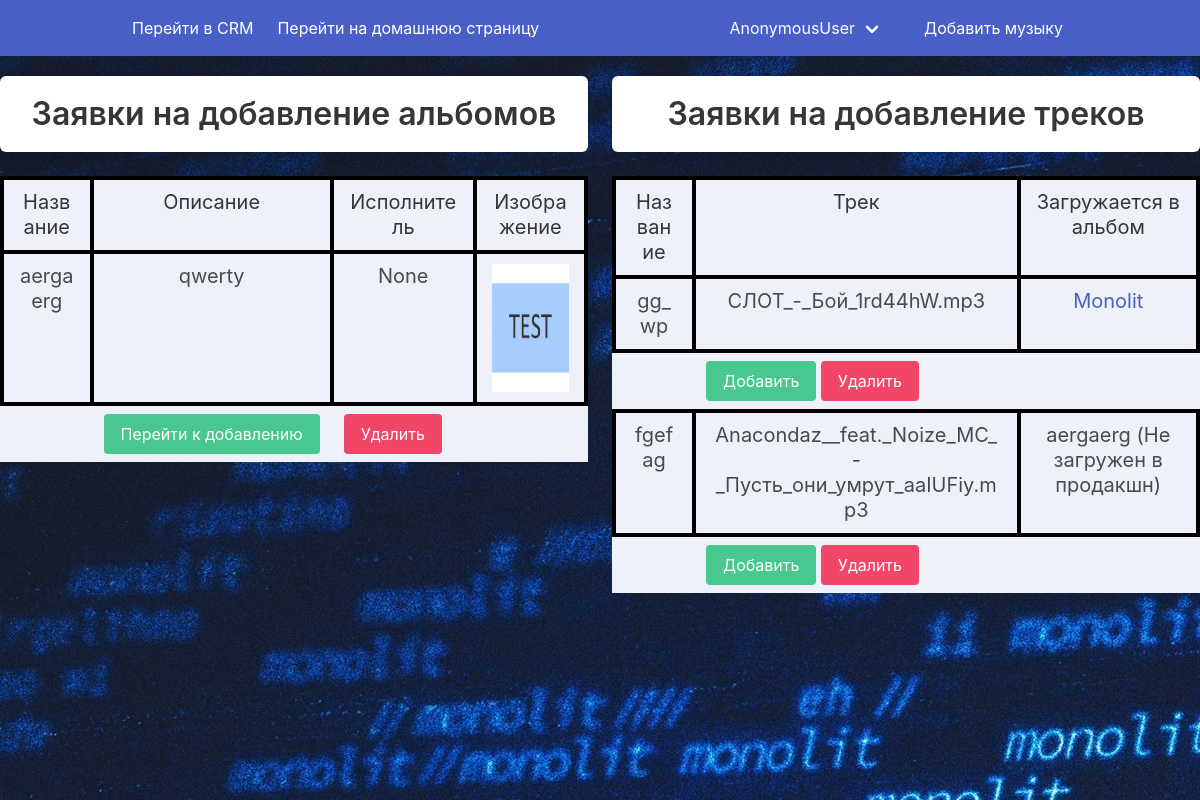
Before: /staff/admin/ with the older database file.
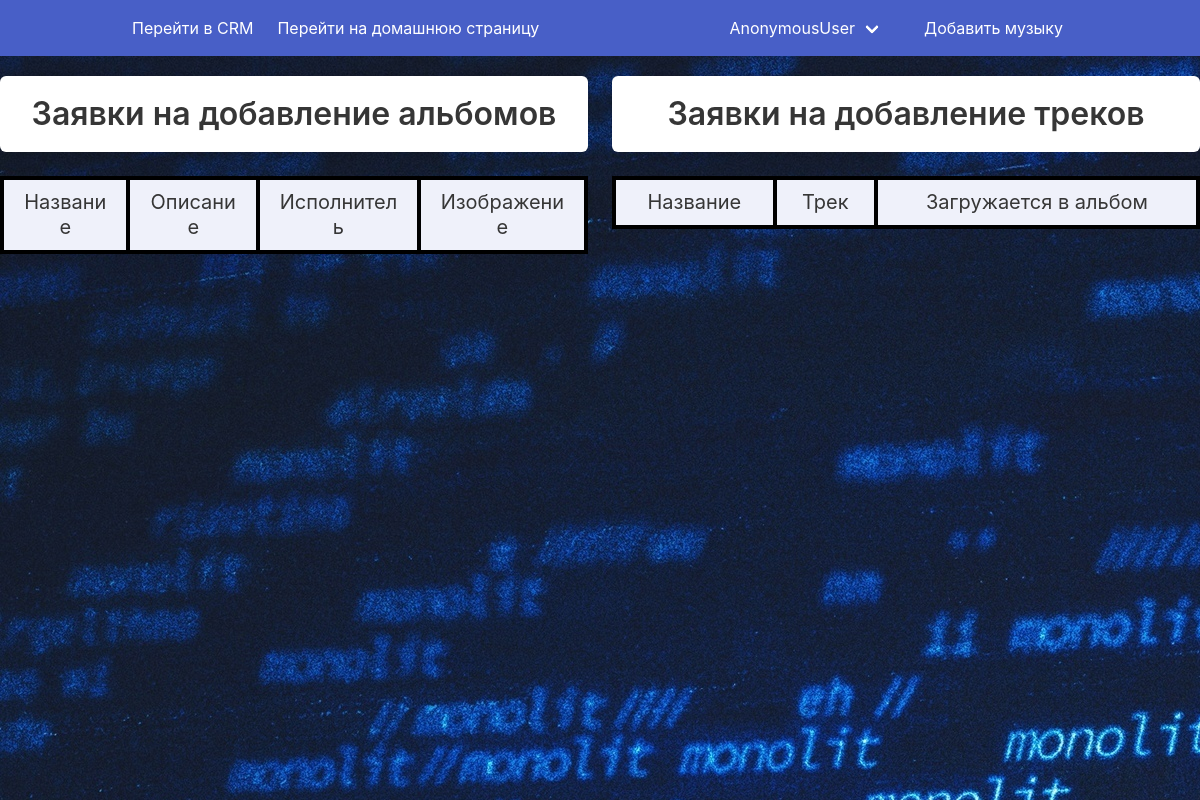
After: the same page with the newer database file.
### music_player/models.py (models this page shows, shortened)
class Album(models.Model):
    title = models.CharField(max_length=255)
    description = models.TextField()
    album_image = models.ImageField(default='ATL.jpeg')
    is_uploaded = models.BooleanField(default=False)
    album_singer = models.ForeignKey('music_player.Singer',related_name='album_singer', on_delete=models.CASCADE, null=True, blank=True)

class Uploaded_Song(models.Model):
    album = models.ForeignKey(Album, on_delete=models.CASCADE, related_name='uploaded_songs', null=True, blank=True)
    name = models.CharField(max_length=255)
    song = models.FileField()
    chosen = models.BooleanField(default=False)
    song_singer = models.ForeignKey('music_player.Singer', related_name='uploaded_song_singer' ,on_delete=models.CASCADE, null=True, blank=True)

### staff/views.py (the view)
# urls.py: path('admin/', admin.site.urls),
def admin(request):
    action = request.GET.get('action')
    pk = request.GET.get('pk')
    if action:
        actions(action, pk)
        return redirect('staff:admin')
    uploaded_albums = Album.objects.filter(is_uploaded=False)
    uploaded_tracks = Uploaded_Song.objects.all()
    return render(request, 'admin.html', {'uploaded_albums': uploaded_albums, 'uploaded_tracks': uploaded_tracks})

### staff/templates/admin.html
{% extends 'admin_layout.html' %}
{% block content %}
<div class="columns my-2">
    <div class="column">
        <div class="box has-text-centered">
            <div class="title" href="">Заявки на добавление альбомов</div>
        </div>
        <table class="table is-fullwidth has-background-link-light">
            <thead>
                <tr>
                    <th style="border: 4px solid black" class="subtitle has-text-centered">Название</th>
                    <th style="border: 4px solid black" class="subtitle has-text-centered">Описание</th>
                    <th style="border: 4px solid black" class="subtitle has-text-centered">Исполнитель</th>
                    <th style="border: 4px solid black" class="subtitle has-text-centered">Изображение</th>
                </tr>
            </thead>
            <tbody>
                {% for album in uploaded_albums %}
                <tr>
                    <td style="border: 4px solid black" class="subtitle has-text-centered">{{ album.title }}</td>
                    <td style="border: 4px solid black" class="subtitle has-text-centered">{{ album.description }}</td>
                    <td style="border: 4px solid black" class="subtitle has-text-centered">{{ album.album_singer }}</td>
                    <td style="border: 4px solid black" class="subtitle has-text-centered"><img
                            src="/media/{{ album.album_image }}" class="image is-128x128" style="margin: auto;"></td>
                </tr>
                <tr>
                    <td></td>
                    <td>
                        <a href="{% url 'staff:add_album' album.pk %}" class="button is-success">Перейти к добавлению</a>
                    </td>
                    <td>
                        <a href="{% url 'staff:admin' %}?action=delete_album&pk={{ album.pk }}" class="button is-danger">Удалить</a>
                    </td>
                </tr>
                {% endfor %}
            </tbody>
        </table>
    </div>
    <div class="column">
        <div class="box has-text-centered">
            <div class="title" href="">Заявки на добавление треков</div>
        </div>
        <table class="table is-fullwidth has-background-link-light">
            <thead>
                <tr>
                    <th style="border: 4px solid black" class="subtitle has-text-centered">Название</th>
                    <th style="border: 4px solid black" class="subtitle has-text-centered">Трек</th>
                    <th style="border: 4px solid black" class="subtitle has-text-centered">Загружается в альбом</th>
                </tr>
            </thead>
            <tbody>
                {% for track in uploaded_tracks %}
                <tr>
                    <td style="border: 4px solid black" class="subtitle has-text-centered">{{ track.name }}</td>
                    <td style="border: 4px solid black" class="subtitle has-text-centered">{{ track.song }}</td>
                    <td style="border: 4px solid black" class="subtitle has-text-centered">{% if track.album.is_uploaded == False %} {{ track.album.title }} (Не загружен в продакшн) {% else %} <a href="{% url 'music_player:home' %}?albums={{track.album.pk}}">{{ track.album.title }}</a> {% endif %}</td>
                </tr>
                <tr>
                    <td>
                    </td>
                    <td>
                        <a href="{% url 'staff:admin' %}?action=add_track&pk={{track.pk}}" class="button is-success">Добавить</a>
                        <a href="{% url 'staff:admin' %}?action=delete_track&pk={{track.pk}}" class="button is-danger">Удалить</a>
                    </td>
                </tr>
                {% endfor %}
            </tbody>
        </table>
    </div>
</div>
{% endblock %}

### staff/templates/admin_layout.html (shortened to what this page needs)
{% load static %}
<head>
  <link rel="stylesheet" href="{% static 'static/bulma.css' %}">
  <link rel="stylesheet" href="{% static 'static/style.css' %}">
</head>
<body>
  <nav class="navbar is-link">
    <div class="container">
      <div id="navMenu" class="navbar-menu">
        <div class="navbar-start">
          <a href="{% url 'staff:admin' %}" class="navbar-item">
            Перейти в CRM
          </a>
          <a href="{% url 'music_player:home' %}" class="navbar-item">
            Перейти на домашнюю страницу
          </a>
        </div>
        <div class="navbar-end">
          <div class="navbar-item has-dropdown is-hoverable">
            <div class="navbar-link">
              {{ user }}
            </div>
          </div>
          <div class="navbar-item">
            <a href="{% url 'music_player:choosing_album' %}" class="button is-link">
              Добавить музыку
            </a>
          </div>
        </div>
      </div>
    </div>
  </nav>
  <section class="background hero is-fullheight-with-navbar ">
    {% block content %}
    {% endblock %}
  </section>
</body>
</html>

### files/static/style.css (style rules this page uses)
.is-fullheight-with-navbar { background-image: url(ATL.jpeg) }

Changed rows visible on the page:
removed Album: title "aergaerg", description "qwerty", album_singer "None", album_image (picture)
removed Uploaded_Song: name "gg_wp", song "СЛОТ_-_Бой_1rd44hW.mp3", album "Monolit"
removed Uploaded_Song: name "fgefag", song "Anacondaz__feat._Noize_MC_-_Пусть_они_умрут_aaIUFiy.mp3", album "aergaerg"
